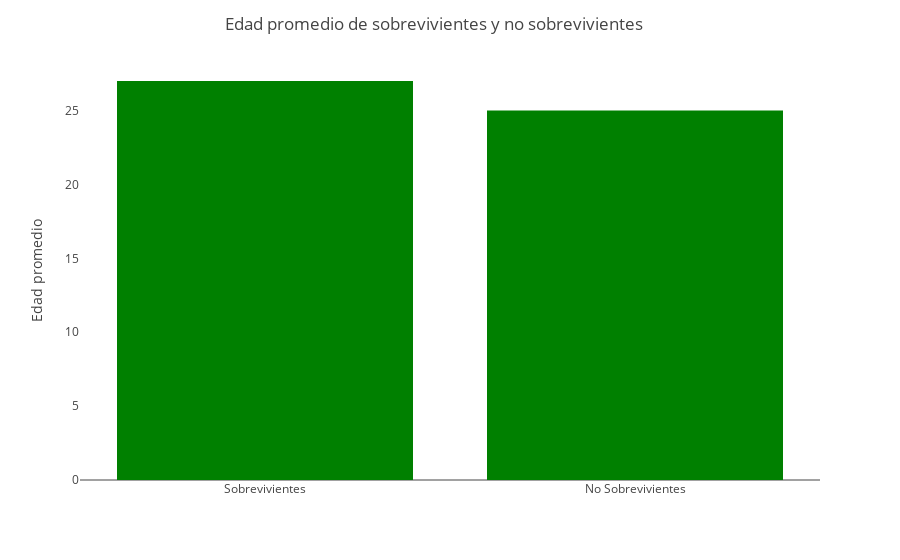

The code cell stored with this chart in its notebook:
### Code cell
edad_promedio_sobrevivientes = df[df['Survived'] == 1]['Age'].median()
edad_promedio_no_sobrevivientes = df[df['Survived'] == 0]['Age'].median()

fig = px.bar(
x=['Sobrevivientes', 'No Sobrevivientes'], 
y=[edad_promedio_sobrevivientes,edad_promedio_no_sobrevivientes],
color=['Sobrevivientes', 'No Sobrevivientes'])

fig.update_layout(title="Edad promedio de sobrevivientes y no sobrevivientes",
                yaxis_title="Edad promedio",
                xaxis_title='',
                showlegend=False,
                xaxis_showgrid=False,
                yaxis_showgrid=False,
                title_x=0.25)
            
fig.update_traces(marker_color=['green']) 

fig.show()

### Figure 1 — Plotly figure (JSON) as saved in the notebook; plotly's stock layout.template omitted (floating-point values rounded to 4 significant figures)
{"data": [{"alignmentgroup": "True", "hovertemplate": "color=Sobrevivientes<br>x=%{x}<br>y=%{y}<extra></extra>", "legendgroup": "Sobrevivientes", "marker": {"color": ["green"], "pattern": {"shape": ""}}, "name": "Sobrevivientes", "offsetgroup": "Sobrevivientes", "orientation": "v", "showlegend": true, "textposition": "auto", "type": "bar", "x": ["Sobrevivientes"], "xaxis": "x", "y": [27], "yaxis": "y"}, {"alignmentgroup": "True", "hovertemplate": "color=No Sobrevivientes<br>x=%{x}<br>y=%{y}<extra></extra>", "legendgroup": "No Sobrevivientes", "marker": {"color": ["green"], "pattern": {"shape": ""}}, "name": "No Sobrevivientes", "offsetgroup": "No Sobrevivientes", "orientation": "v", "showlegend": true, "textposition": "auto", "type": "bar", "x": ["No Sobrevivientes"], "xaxis": "x", "y": [25], "yaxis": "y"}], "layout": {"barmode": "relative", "legend": {"title": {"text": "color"}, "tracegroupgap": 0}, "margin": {"t": 60}, "showlegend": false, "title": {"text": "Edad promedio de sobrevivientes y no sobrevivientes", "x": 0.25}, "xaxis": {"anchor": "y", "domain": [0, 1], "showgrid": false, "title": {"text": ""}}, "yaxis": {"anchor": "x", "domain": [0, 1], "showgrid": false, "title": {"text": "Edad promedio"}}}}
